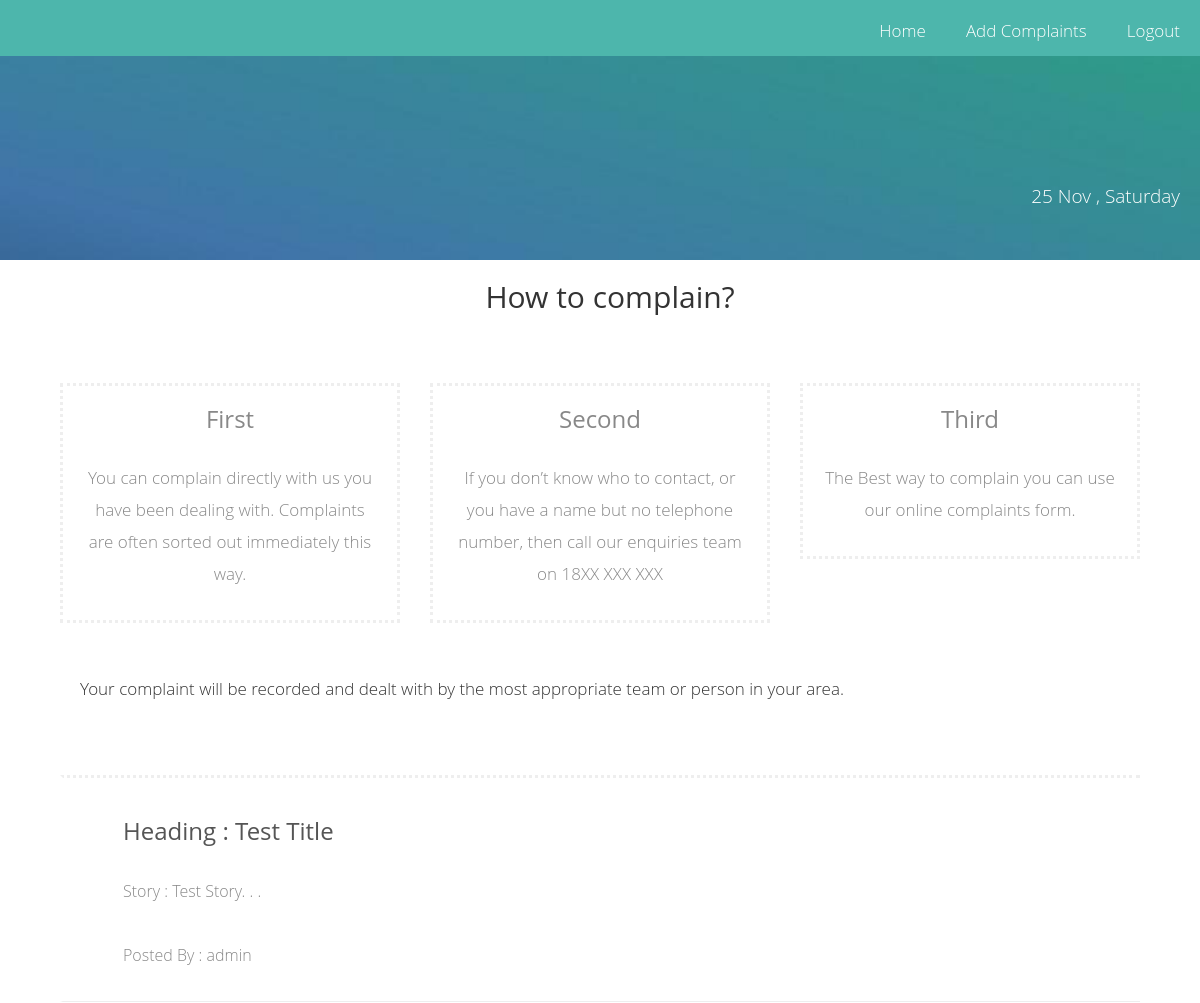
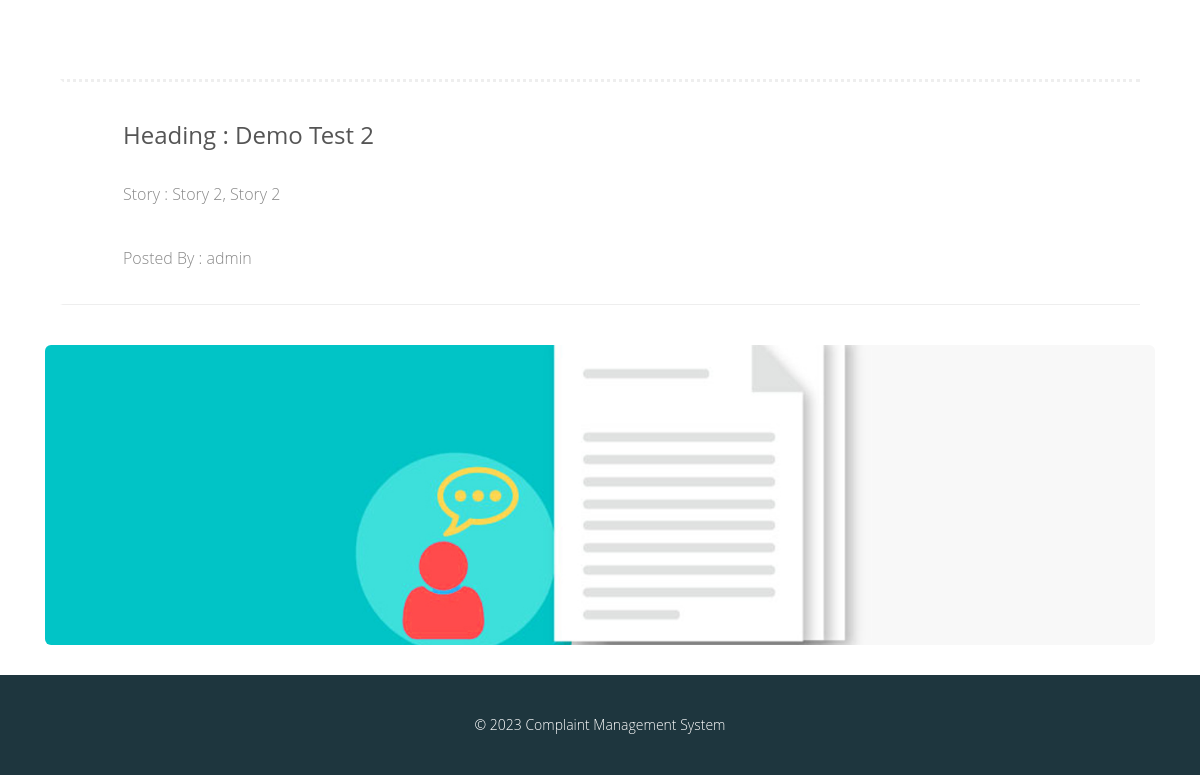
The page /profile.php (signed in) on the database its author committed (2 pictures, top to bottom).
### tables this page shows
CREATE TABLE `posts` (
  `id` int(11) NOT NULL,
  `subject` varchar(40) NOT NULL,
  `story` text NOT NULL,
  `session_name` varchar(20) NOT NULL
);

### core/config.php (called while the page is built, shortened)
<?php
$web_name = "Complaint Management System";
?>

### profile.php (the view, shortened to what this page needs)
<?php
  require 'core/config.php';
 ?>
<!DOCTYPE html>
<html>
  <head>
    <link rel="stylesheet" href="files/css/bootstrap.css">
    <link rel="stylesheet" href="files/css/custom.css">
  </head>
  <body>
      <div class="cover">
        <nav class="nav_u">
          <ul>
          <li><a href="profile.php">Home</a></li>
            <li><a href="message.php">Add Complaints</a></li>
          <li><a href="logout.php" onClick="javascript:return confirm ('Are you really want to delete ?');">Logout</a></li>
          </ul>
        </nav>
        <p class="text-right pdd">
           <?php echo date("d M , l "); ?>
        </p>
      </div>
  <div class="animated fadeIn">
          <div class="content">
            <div class="container">
                  <div class="col-lg-12">
                      <h2 class="text-center">How to complain?</h2>
                      <br><br><br>
                      <div class="col-lg-4">
                        <div class="quotes blg text-center">
                          <h3>First</h3>
                            <p>You can complain directly with us you have been dealing with.  Complaints are often sorted out immediately this way.</p>
                        </div>
                      </div>
                      <div class="col-lg-4">
                        <div class="quotes blg text-center">
                          <h3>Second</h3>
                            <p>If you don’t know who to contact, or you have a name but no telephone number, then call our enquiries team on 18XX XXX XXX</p>
                        </div>
                      </div>
                      <div class="col-lg-4">
                        <div class="quotes blg text-center">
                          <h3>Third</h3>
                            <p>The Best way to complain you can use our online complaints form.</p>
                        </div>
                      </div>
                    <div class="col-lg-12">
                        <p>Your complaint will be recorded and dealt with by the most appropriate team or person in your area.</p>
                    </div>
              <div class="content">
                <div class="col-lg-12">
                  <div class="posts">
                    <?php
                      $db=mysql_query("SELECT * FROM `posts` ");
                      while($data=mysql_fetch_array($db)) {
                      echo "<br> <br> <div class='quotes glow'> ";
                      echo "<h4 class='heading'> Heading : ".$data['subject']."</h4>";
                      echo "<p> Story : ".$data['story']."<br><br>";
                      echo " Posted By : ".$data['session_name']."<br>";
                      echo "</p></div><br><br>";
                     }
                    ?>
                  </div>
                </div>
              </div>
            </div>
            <div class="col-lg-12">
                  <div class="jumbotron india_cover"></div>
            </div>
          </div>
        </div>
      </div>
                <footer>
                <br><br>&copy <?php echo date("Y"); ?> <?php echo $web_name; ?>
                </footer>
  </body>
</html>

### files/css/custom.css (style rules this page uses)
body { font-family:"Gotham A", Gotham, "Gotham SSm A", "Gotham SSm B", "Gotham SSm", "Proxima Nova", "Open Sans", "Helvetica Neue", Helvetica, Arial, sans-serif; font-weight: lighter; }
a,a:hover,a:focus,a:visited { color:#4db6ac; text-decoration: none!important; outline: 0px!important; }
a:-webkit-any-link { text-decoration: none;!important }
.col-lg-12 p { font-size: 17px!important; }
.cover { width:100%; height: 260px; background: #4db6ac url('../img/admin.jpg'); background-position: center center; background-size: cover; position: relative; float: left; z-index: 999; color: #fff; }
p.pdd { margin-top: 160px; }
.nav_u { width:100%; height: 56px; background: #4db6ac!important; position: relative; float: left; z-index: 9999; }
.nav_u ul { list-style: none; padding: 0px; margin: 0px; float: right; }
.nav_u ul li { list-style: none; padding: 0px; margin: 0px; float: left; padding: 10px 20px; }
.nav_u ul li a { line-height: 32px; padding: 5px 0px; background: transparent; text-align: center; font-size: 17px; color: #fff; border-bottom: 4px solid #4db6ac; -webkit-transition: 0.3s; transition: 0.3s; display: block; }
p { font-weight: lighter!important; font-size: 19px!important; line-height: 32px; padding: 20px!important; }
.content { width: 100%; height: auto; position: relative; float: left; }
h2 { padding-left: 20px; }
.quotes { border-style:dotted; border-color: #EEE; color: #888; }
footer { width: 100%; height: 100px; background: #1e363e; position: relative; float: left; text-align: center; color: #fff; }
.heading { color: #555; padding-left: 20px; padding-top: 30px; font-size: 24px; }
.glow { width: 100%; height: auto; border-left: 3px solid #fff; border-bottom: 1px solid #eee; border-right: none; position: relative; background: #fff; margin: auto; -webkit-transition: 0.3s; transition: 0.3s; padding-left: 40px; }
.glow p { font-size: 16px!important; }
.india_cover { width:100%; height: 300px; background: #75ced6 url('../img/pstr.jpg'); background-size: cover; background-position: center center; }
.blg { margin-bottom: 30px; text-align: center; }
.animated { animation-duration: 1s; animation-fill-mode: both; }
.fadeIn { animation-name: fadeIn; }

### rows shown on the page
posts: subject "Test Title", story "Test Story. . .", session_name "admin"
posts: subject "Demo Test 2", story "Story 2, Story 2", session_name "admin"

### other values the page prints
$web_name "Complaint Management System"
